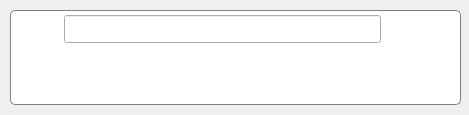
<?xml version="1.0" encoding="UTF-8"?>
<ui version="4.0">
 <class>MainWindow</class>
 <widget class="QWidget" name="MainWindow">
  <property name="geometry">
   <rect>
    <x>0</x>
    <y>0</y>
    <width>469</width>
    <height>115</height>
   </rect>
  </property>
  <property name="windowTitle">
   <string>Form</string>
  </property>
  <property name="windowOpacity">
   <double>0.900000000000000</double>
  </property>
  <widget class="QWidget" name="widget" native="true">
   <property name="geometry">
    <rect>
     <x>10</x>
     <y>10</y>
     <width>451</width>
     <height>95</height>
    </rect>
   </property>
   <property name="styleSheet">
    <string notr="true">#widget{
	background-color:white;
border-radius: 5px;
border: 1px solid grey;
}</string>
   </property>
   <widget class="QWidget" name="widget_2" native="true">
    <property name="geometry">
     <rect>
      <x>50</x>
      <y>5</y>
      <width>361</width>
      <height>85</height>
     </rect>
    </property>
    <property name="styleSheet">
     <string notr="true">QToolButton{
background-color: transparent;
border: 0px;
color: white;
}

QToolButton::hover{ color: black;}</string>
    </property>
    <layout class="QVBoxLayout" name="verticalLayout">
     <property name="spacing">
      <number>0</number>
     </property>
     <property name="margin">
      <number>0</number>
     </property>
     <item>
      <layout class="QHBoxLayout" name="horizontalLayout">
       <property name="spacing">
        <number>0</number>
       </property>
       <property name="sizeConstraint">
        <enum>QLayout::SetFixedSize</enum>
       </property>
       <property name="leftMargin">
        <number>4</number>
       </property>
       <item>
        <widget class="QLineEdit" name="leInput">
         <property name="sizePolicy">
          <sizepolicy hsizetype="Expanding" vsizetype="Fixed">
           <horstretch>0</horstretch>
           <verstretch>0</verstretch>
          </sizepolicy>
         </property>
         <property name="minimumSize">
          <size>
           <width>0</width>
           <height>28</height>
          </size>
         </property>
         <property name="maximumSize">
          <size>
           <width>16777215</width>
           <height>28</height>
          </size>
         </property>
         <property name="font">
          <font>
           <pointsize>12</pointsize>
           <weight>50</weight>
           <bold>false</bold>
           <strikeout>false</strikeout>
          </font>
         </property>
         <property name="styleSheet">
          <string notr="true">#leInput {


}

#leInput:focus{ background-color: rgb(211, 236, 243);}</string>
         </property>
        </widget>
       </item>
       <item>
        <widget class="QPushButton" name="btSearch">
         <property name="sizePolicy">
          <sizepolicy hsizetype="Minimum" vsizetype="Fixed">
           <horstretch>0</horstretch>
           <verstretch>0</verstretch>
          </sizepolicy>
         </property>
         <property name="layoutDirection">
          <enum>Qt::LeftToRight</enum>
         </property>
         <property name="text">
          <string/>
         </property>
         <property name="icon">
          <iconset resource="../resources/icons.qrc">
           <normaloff>:/icons/icons/search.png</normaloff>:/icons/icons/search.png</iconset>
         </property>
         <property name="iconSize">
          <size>
           <width>25</width>
           <height>25</height>
          </size>
         </property>
         <property name="shortcut">
          <string>Return</string>
         </property>
         <property name="flat">
          <bool>true</bool>
         </property>
        </widget>
       </item>
      </layout>
     </item>
     <item>
      <layout class="QHBoxLayout" name="horizontalLayout_2">
       <property name="spacing">
        <number>1</number>
       </property>
       <property name="sizeConstraint">
        <enum>QLayout::SetMinimumSize</enum>
       </property>
       <item>
        <widget class="QToolButton" name="btAdd">
         <property name="sizePolicy">
          <sizepolicy hsizetype="Minimum" vsizetype="Maximum">
           <horstretch>0</horstretch>
           <verstretch>0</verstretch>
          </sizepolicy>
         </property>
         <property name="minimumSize">
          <size>
           <width>0</width>
           <height>0</height>
          </size>
         </property>
         <property name="maximumSize">
          <size>
           <width>16777215</width>
           <height>16777215</height>
          </size>
         </property>
         <property name="font">
          <font>
           <pointsize>8</pointsize>
          </font>
         </property>
         <property name="contextMenuPolicy">
          <enum>Qt::NoContextMenu</enum>
         </property>
         <property name="layoutDirection">
          <enum>Qt::LeftToRight</enum>
         </property>
         <property name="styleSheet">
          <string notr="true"/>
         </property>
         <property name="text">
          <string>import</string>
         </property>
         <property name="icon">
          <iconset resource="../resources/icons.qrc">
           <normaloff>:/icons/icons/import.png</normaloff>:/icons/icons/import.png</iconset>
         </property>
         <property name="iconSize">
          <size>
           <width>28</width>
           <height>28</height>
          </size>
         </property>
         <property name="toolButtonStyle">
          <enum>Qt::ToolButtonTextUnderIcon</enum>
         </property>
         <property name="autoRaise">
          <bool>false</bool>
         </property>
        </widget>
       </item>
       <item>
        <widget class="QToolButton" name="btCollection">
         <property name="sizePolicy">
          <sizepolicy hsizetype="Minimum" vsizetype="Expanding">
           <horstretch>0</horstretch>
           <verstretch>0</verstretch>
          </sizepolicy>
         </property>
         <property name="text">
          <string>collection</string>
         </property>
         <property name="icon">
          <iconset resource="../resources/icons.qrc">
           <normaloff>:/icons/icons/collection.png</normaloff>:/icons/icons/collection.png</iconset>
         </property>
         <property name="iconSize">
          <size>
           <width>28</width>
           <height>28</height>
          </size>
         </property>
         <property name="toolButtonStyle">
          <enum>Qt::ToolButtonTextUnderIcon</enum>
         </property>
        </widget>
       </item>
       <item>
        <widget class="QToolButton" name="btSimilarity">
         <property name="sizePolicy">
          <sizepolicy hsizetype="Minimum" vsizetype="Expanding">
           <horstretch>0</horstretch>
           <verstretch>0</verstretch>
          </sizepolicy>
         </property>
         <property name="text">
          <string>similarity</string>
         </property>
         <property name="icon">
          <iconset resource="../resources/icons.qrc">
           <normaloff>:/icons/icons/similarity.png</normaloff>:/icons/icons/similarity.png</iconset>
         </property>
         <property name="iconSize">
          <size>
           <width>28</width>
           <height>28</height>
          </size>
         </property>
         <property name="toolButtonStyle">
          <enum>Qt::ToolButtonTextUnderIcon</enum>
         </property>
        </widget>
       </item>
       <item>
        <spacer name="horizontalSpacer">
         <property name="orientation">
          <enum>Qt::Horizontal</enum>
         </property>
         <property name="sizeType">
          <enum>QSizePolicy::Fixed</enum>
         </property>
         <property name="sizeHint" stdset="0">
          <size>
           <width>60</width>
           <height>20</height>
          </size>
         </property>
        </spacer>
       </item>
      </layout>
     </item>
    </layout>
   </widget>
  </widget>
 </widget>
 <resources>
  <include location="../resources/icons.qrc"/>
 </resources>
 <connections/>
</ui>
